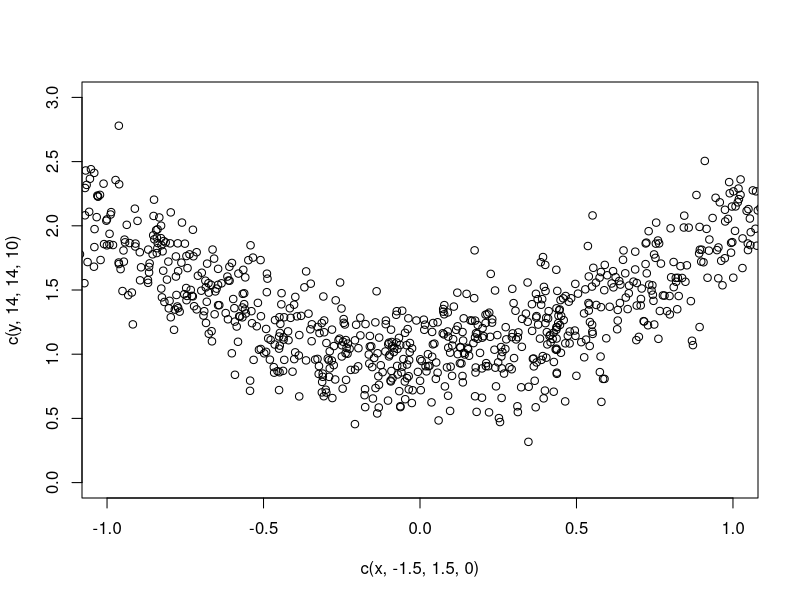
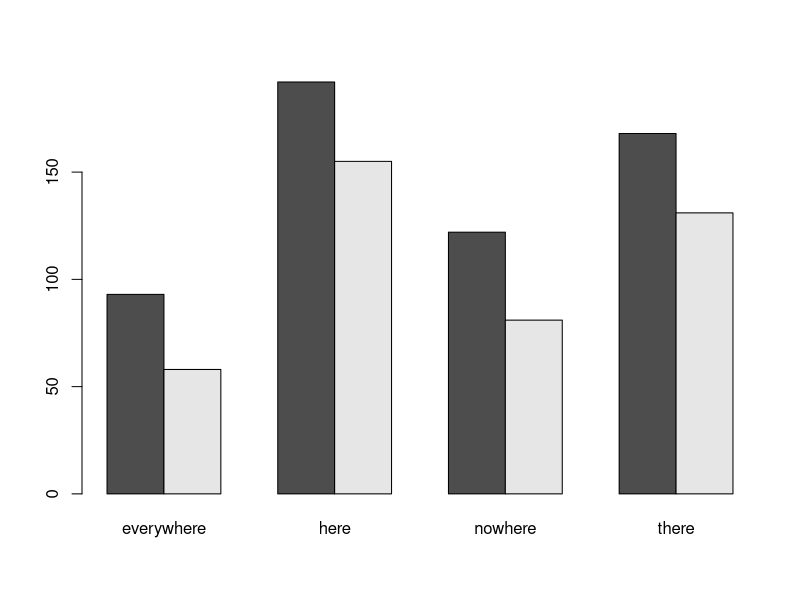
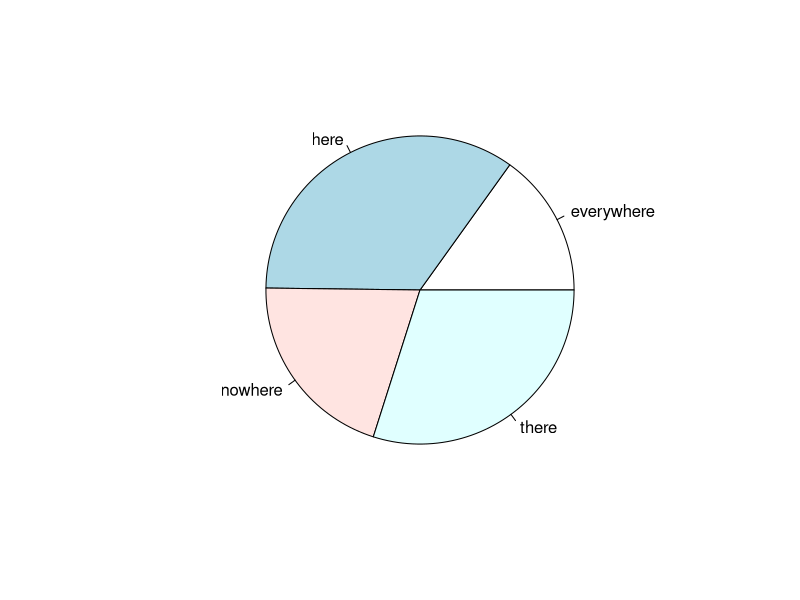

Here is the R script that generated these plots, in order:
getwd()
setwd("D:/IST 421")
getwd()

n<-1000
x<-rnorm(n)
y<-x^2+rnorm(length(x),mean = 1,sd=.25)
plot(c(x,-1.5,1.5,0),c(y,14,14,10),ylim=c(0,3),xlim=c(-1,1))

par(xpd=NA)
A<-sample(c("here","there","nowhere","everywhere"),size=n,prob=c(35,30,20,15),
          replace = T)

B<-sample(c("now","later"),size=n,prob = c(45,55),replace=T)
barplot(table(B,A),beside=T)
pie(table(A))
